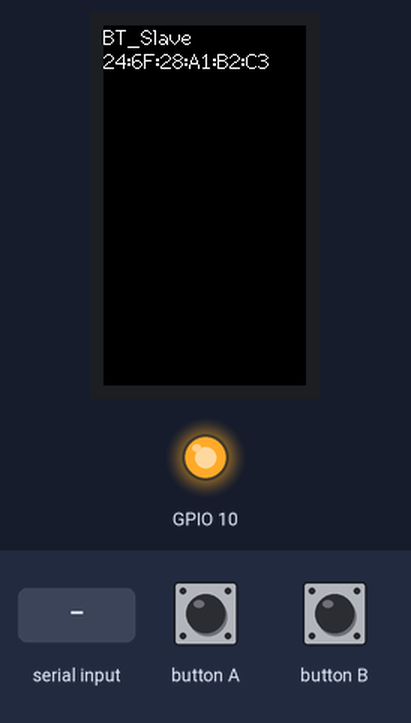
Recording of a sketch running on a simulated ESP32-S3. Shown: 135×240 colour display, output pins drawn as LEDs (lit = HIGH). The inputs (shaded band) are chosen by the test bench. Nothing arrives over Bluetooth unless stated; what the sketch prints to the serial monitor is not drawn.

Above: at 1.3 s.
1.4 s: "A ON!\n" received over Serial
At 2.7 s:
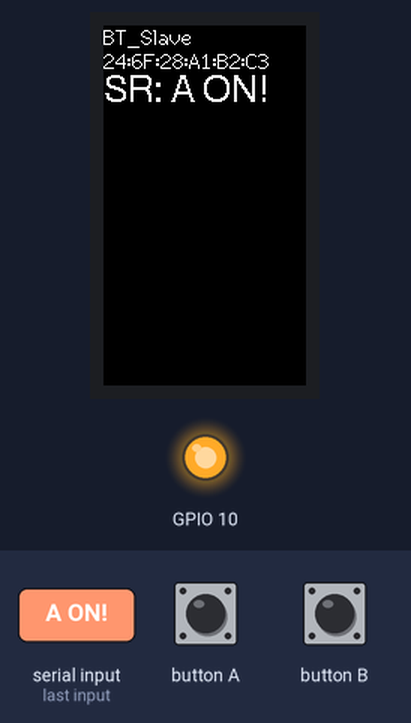
3.9 s: "B ON!\n" received over the second serial link
At 5.3 s:
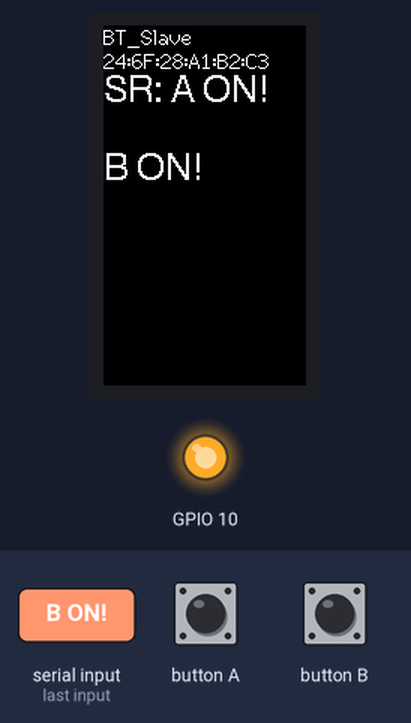
6.4 s: "B ON!\n" received over Serial
At 8.6 s:
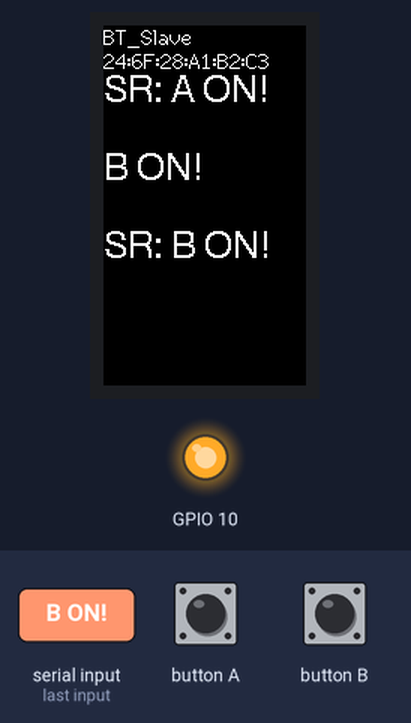
8.9 s: "A ON!\n" received over the second serial link
At 10.9 s:
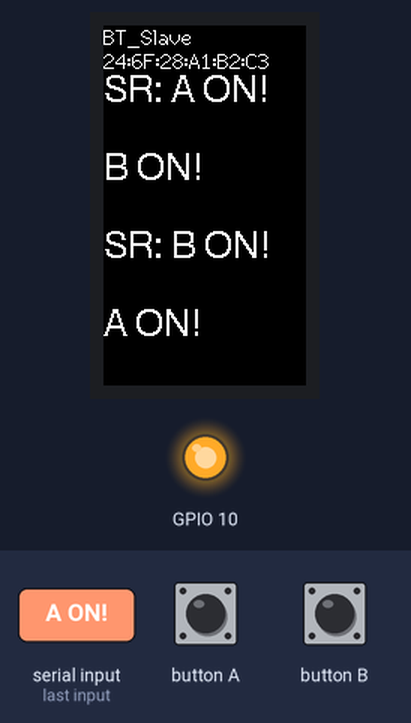
Timing chart, 0 to 12.4 s (numbered marks = the images above; inputs shaded):
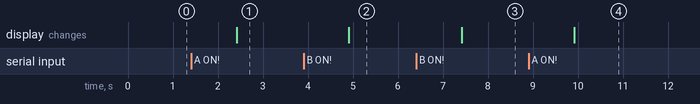

The sketch:

Bluetooth_sub.ino
```cpp
// Bluetooth接続スレーブ側プログラム
#include <M5StickCPlus.h>
#include "BluetoothSerial.h"
BluetoothSerial SerialBT;

// 変数宣言
String name = "BT_Slave"; // 接続名を設定
int btn_pw = 0;           // 電源ボタン状態取得用
String data = "";         // 受信データ格納用

// 初期設定 -----------------------------------------------
void setup() {
  M5.begin();             // 本体初期化
  Serial.begin(9600);     // シリアル通信初期化
  // 出力設定
  pinMode(10, OUTPUT);    //本体LED赤
  digitalWrite(10, HIGH); //本体LED初期値OFF（HIGH）
  // LCD表示設定
  M5.Lcd.setTextFont(2);
  M5.Lcd.println(name); // 接続名表示

  // Bluetooth接続開始
  SerialBT.begin(name); // 接続名を指定して初期化。第2引数にtrueを書くとマスター、省略かfalseでスレーブ
  // MACアドレスの取得と表示
  uint8_t macBT[6];
  esp_read_mac(macBT, ESP_MAC_BT);  // MACアドレス取得
  M5.Lcd.printf("%02X:%02X:%02X:%02X:%02X:%02X\r\n", macBT[0], macBT[1], macBT[2], macBT[3], macBT[4], macBT[5]);
  Serial.printf("%02X:%02X:%02X:%02X:%02X:%02X\r\n", macBT[0], macBT[1], macBT[2], macBT[3], macBT[4], macBT[5]);
  // 電源ON時のシリアルデータが無くなるまで待つ
  while (Serial.available()) {data = Serial.read();}
  M5.Lcd.setTextFont(4);  // テキストサイズ変更
}
// メイン -------------------------------------------------
void loop() {
  M5.update();  // 本体のボタン状態更新
  // ボタン操作処理（マスター側へデータ送信）
  if (M5.BtnA.wasPressed()) {   // ボタンAが押されていれば
    SerialBT.print("A ON!\r");  // 「A ON!」送信（「CR」区切り文字）
  }
  if (M5.BtnB.wasPressed()) {   // ボタンBが押されていれば
    SerialBT.print("B ON!\r");  // 「B ON!」送信（「CR」区切り文字）
  }
  // データ受信時処理
  // スレーブからの受信データをLCDに表示
  if (SerialBT.available()) {               // Bluetoothデータ受信で
    data = SerialBT.readStringUntil('\r');  // 区切り文字「CR」の手前までデータ取得
    M5.Lcd.println(data);                   // 液晶表示は改行あり
    Serial.print(data);                     // シリアル出力は改行なし
  }
  // シリアル入力データ（「CR」付きで入力）をスレーブ側へ送信
  if (Serial.available()) {               // シリアルデータ受信で
    data = Serial.readStringUntil('\r');  // 「CR」の手前までデータ取得
    M5.Lcd.print("SR: ");                 // シリアルデータ液晶表示
    M5.Lcd.println(data);                 // 液晶表示は改行あり
    Serial.print(data);                   // シリアル出力は改行なし
    // Bluetoothデータ送信
    SerialBT.print(data + "\r"); // 区切り文字「CR」をつけてマスター側へ送信
  }
  // LED点灯処理
  if (data == "A ON!") {      // 受信データが「A ON!」なら
    digitalWrite(10, LOW);    // 本体LED点灯

    ESP.restart(); //mainがAボタンを押した時にリスタート
  }
  if (data == "B ON!") {      // 受信データが「B ON!」なら
    digitalWrite(10, HIGH);   // 本体LED消灯
  }
  // 再起動（リスタート）処理
  if (btn_pw == 2) {          // 電源ボタン短押し（1秒以下）なら
    ESP.restart();
  }
  // 電源ボタン状態取得（1秒以下のONで「2」1秒以上で「1」すぐに「0」に戻る）
  btn_pw = M5.Axp.GetBtnPress();
  delay(20);  // 20ms遅延時間
}
```

Measured:
- after the input at 1.4 s, the display: changes after 1.0 s (image 1)
- after the input at 3.9 s, the display: changes after 1.0 s (image 2)
- after the input at 6.4 s, the display: changes after 1.0 s (image 3)
- after the input at 8.9 s, the display: changes after 1.0 s (image 4)
